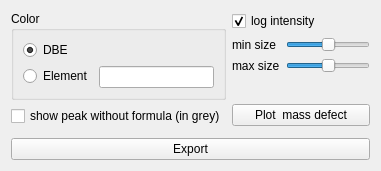
            <widget class="QWidget" name="spectrum3MassDefectTab">
             <attribute name="title">
              <string>mass defect</string>
             </attribute>
             <layout class="QVBoxLayout" name="verticalLayout_20">
              <item>
               <layout class="QHBoxLayout" name="horizontalLayout_6">
                <item>
                 <layout class="QVBoxLayout" name="verticalLayout_24">
                  <item>
                   <widget class="QGroupBox" name="groupBox">
                    <property name="sizePolicy">
                     <sizepolicy hsizetype="Preferred" vsizetype="Preferred">
                      <horstretch>0</horstretch>
                      <verstretch>0</verstretch>
                     </sizepolicy>
                    </property>
                    <property name="title">
                     <string>Color</string>
                    </property>
                    <layout class="QFormLayout" name="formLayout_3">
                     <item row="1" column="0">
                      <widget class="QRadioButton" name="spectrum3MassDefectElementRadioButton">
                       <property name="sizePolicy">
                        <sizepolicy hsizetype="Preferred" vsizetype="Fixed">
                         <horstretch>0</horstretch>
                         <verstretch>0</verstretch>
                        </sizepolicy>
                       </property>
                       <property name="text">
                        <string>Element</string>
                       </property>
                      </widget>
                     </item>
                     <item row="1" column="1">
                      <widget class="QLineEdit" name="spectrum3MassDefectElementLineEdit">
                       <property name="sizePolicy">
                        <sizepolicy hsizetype="Preferred" vsizetype="Fixed">
                         <horstretch>0</horstretch>
                         <verstretch>0</verstretch>
                        </sizepolicy>
                       </property>
                      </widget>
                     </item>
                     <item row="0" column="0" colspan="2">
                      <widget class="QRadioButton" name="spectrum3MassDefectDBERadioButton">
                       <property name="sizePolicy">
                        <sizepolicy hsizetype="Preferred" vsizetype="Fixed">
                         <horstretch>0</horstretch>
                         <verstretch>0</verstretch>
                        </sizepolicy>
                       </property>
                       <property name="text">
                        <string>DBE</string>
                       </property>
                       <property name="checked">
                        <bool>true</bool>
                       </property>
                      </widget>
                     </item>
                    </layout>
                   </widget>
                  </item>
                  <item>
                   <widget class="QCheckBox" name="spectrum3MassDefectShowGreyCheckBox">
                    <property name="text">
                     <string>show peak without formula (in grey)</string>
                    </property>
                   </widget>
                  </item>
                 </layout>
                </item>
                <item>
                 <layout class="QVBoxLayout" name="verticalLayout_22">
                  <item>
                   <widget class="QCheckBox" name="spectrum3MassDefectIntensityLogCheckBox">
                    <property name="sizePolicy">
                     <sizepolicy hsizetype="Preferred" vsizetype="Fixed">
                      <horstretch>0</horstretch>
                      <verstretch>0</verstretch>
                     </sizepolicy>
                    </property>
                    <property name="text">
                     <string>log intensity</string>
                    </property>
                    <property name="checked">
                     <bool>true</bool>
                    </property>
                   </widget>
                  </item>
                  <item>
                   <layout class="QFormLayout" name="formLayout_8">
                    <item row="0" column="0">
                     <widget class="QLabel" name="label_14">
                      <property name="text">
                       <string>min size</string>
                      </property>
                     </widget>
                    </item>
                    <item row="1" column="0">
                     <widget class="QLabel" name="label_15">
                      <property name="text">
                       <string>max size</string>
                      </property>
                     </widget>
                    </item>
                    <item row="0" column="1">
                     <widget class="QSlider" name="spectrum3MassDefectMiSizeHorizontalSlider">
                      <property name="minimum">
                       <number>-50</number>
                      </property>
                      <property name="maximum">
                       <number>50</number>
                      </property>
                      <property name="value">
                       <number>0</number>
                      </property>
                      <property name="orientation">
                       <enum>Qt::Horizontal</enum>
                      </property>
                     </widget>
                    </item>
                    <item row="1" column="1">
                     <widget class="QSlider" name="spectrum3MassDefectMaSizeHorizontalSlider">
                      <property name="minimum">
                       <number>-50</number>
                      </property>
                      <property name="maximum">
                       <number>50</number>
                      </property>
                      <property name="value">
                       <number>0</number>
                      </property>
                      <property name="orientation">
                       <enum>Qt::Horizontal</enum>
                      </property>
                     </widget>
                    </item>
                   </layout>
                  </item>
                  <item>
                   <widget class="QPushButton" name="spectrum3MassDefectPlotPushButton">
                    <property name="sizePolicy">
                     <sizepolicy hsizetype="Preferred" vsizetype="Fixed">
                      <horstretch>0</horstretch>
                      <verstretch>0</verstretch>
                     </sizepolicy>
                    </property>
                    <property name="text">
                     <string>Plot  mass defect</string>
                    </property>
                   </widget>
                  </item>
                 </layout>
                </item>
               </layout>
              </item>
              <item>
               <widget class="QWidget" name="spectrum3MassDefectWidget" native="true">
                <property name="sizePolicy">
                 <sizepolicy hsizetype="Expanding" vsizetype="Expanding">
                  <horstretch>0</horstretch>
                  <verstretch>0</verstretch>
                 </sizepolicy>
                </property>
               </widget>
              </item>
              <item>
               <widget class="QPushButton" name="spectrum3MassDefectExportPushButton">
                <property name="text">
                 <string>Export</string>
                </property>
               </widget>
              </item>
             </layout>
            </widget>
